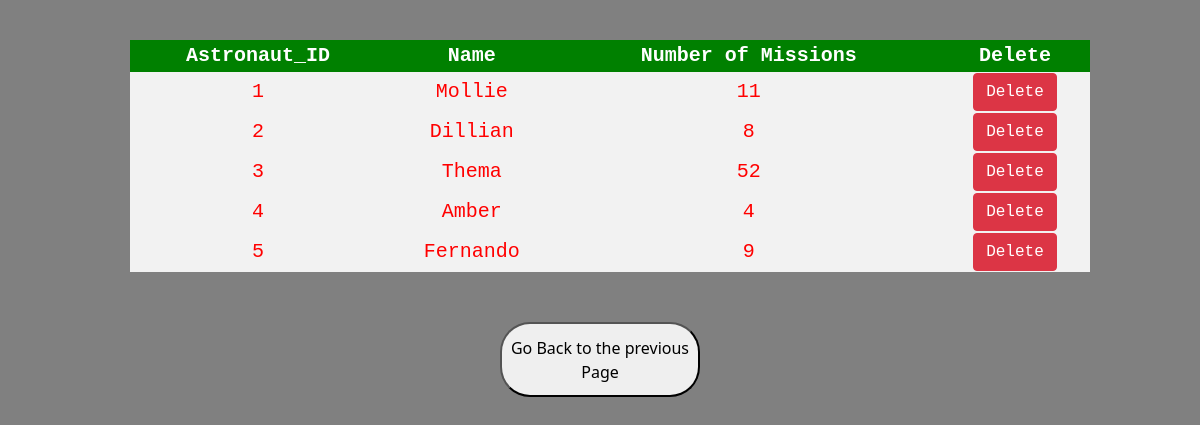
/view/view_astronaut.php, run on the app's committed database.
### tables this page shows
CREATE TABLE `astronaut` (
  `astronaut_id` int(11) NOT NULL,
  `name` text NOT NULL,
  `no_missions` int(11) NOT NULL
);

### view/view_astronaut.php (the view, shortened to what this page needs)
<!DOCTYPE html>
<html>
<head>
  <link href="https://cdn.jsdelivr.net/npm/bootstrap@5.1.2/dist/css/bootstrap.min.css" rel="stylesheet">
</head>
<body>
<table>
<tr>
<th>Astronaut_ID</th>
<th>Name</th>
<th>Number of Missions</th>
<th>Delete</th>
</tr>
<?php
include '../Connection.php';
$sql = "SELECT * FROM astronaut";
$result = $connection->query($sql);
if ($result->num_rows > 0) {
  while($row = $result->fetch_assoc()) {
    echo "<tr><td>" . $row["astronaut_id"] . "</td><td>" . $row["name"] . "</td><td>" . $row["no_missions"] . "</td>". "<td>"."<a class='btn btn-danger' href='../delete/delete_astronaut.php?id=$row[astronaut_id]'>". "Delete" ?></a></td><tr> <?php
  }
} else {
  echo "0 results";
}
?>
</table>
</body>
<a href="../index.php">
       <button class="back"> Go Back to the previous Page
   </button></a>
</html>

### view/view_astronaut.php (style rules this page uses)
body { width:100%; text-align:center; align-items:center; margin-top: 40px; background-color: grey; }
table { border-collapse: collapse; width: 80%; color: red; font-family: monospace; font-size: 20px; text-align: center; margin-left: 130px; }
th { background-color: green; color: white; }
tr:nth-child(even) { background-color: #f2f2f2 }
.back { margin-top: 50px; width: 200px; height: 75px; border-radius: 30px; }

### data on the page
astronaut: astronaut_id "1", name "Mollie", no_missions "11"
astronaut: astronaut_id "2", name "Dillian", no_missions "8"
astronaut: astronaut_id "3", name "Thema", no_missions "52"
astronaut: astronaut_id "4", name "Amber", no_missions "4"
astronaut: astronaut_id "5", name "Fernando", no_missions "9"
